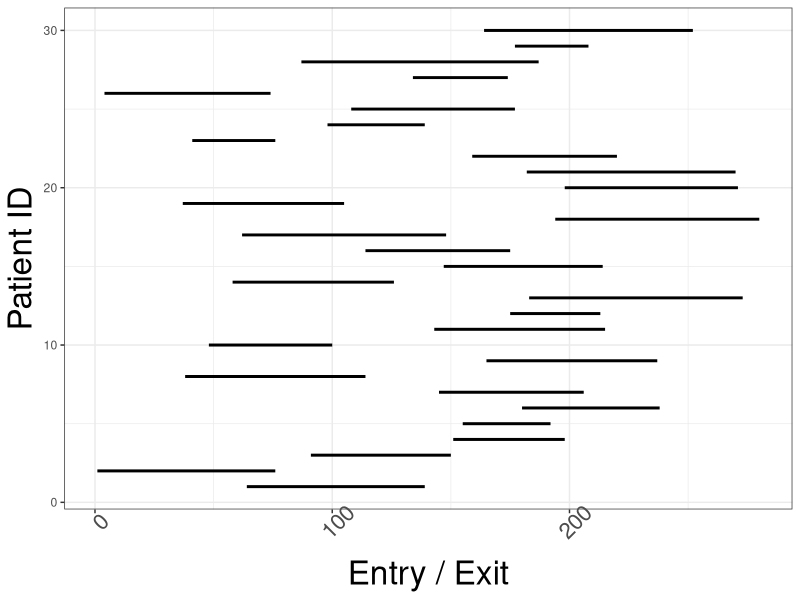
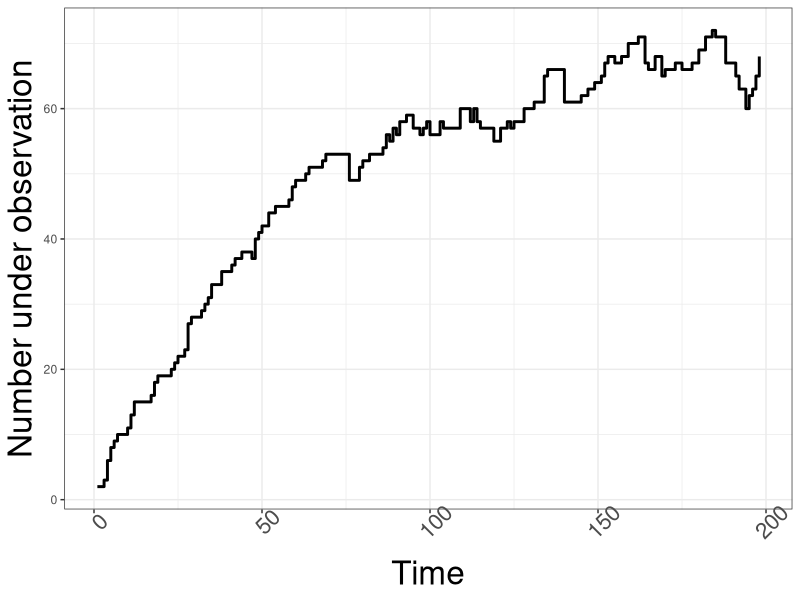

These charts were generated, in order, by the following R code:
## ---- chunk 1
library(tidyverse)
library(knitr)
library(ggplot2)

patient_fup_data <- 
  tibble(
    ID             = 1:200, 
    startFollowUp  = c(sample(1:200, 200, replace = TRUE)),
    endDeathCensor = startFollowUp + sample(30:100, 200, replace = TRUE)  
  )


head(patient_fup_data, n = 10) |> kable()

## ---- chunk 2
#| code-fold: true 
#| fig-cap: "Observation time intervals by patients"
#| fig-cap-location: margin
#| fig-width: 15
#| fig-height: 7

ggplot(patient_fup_data |> filter(ID <= 30)) +
  geom_linerange(
    aes(xmin = startFollowUp, xmax = endDeathCensor, y = ID)
    , linewidth = 1) +
  
  theme_bw() +
  xlab("Entry / Exit") +
  ylab("Patient ID") + 
  
  theme(
    axis.text.x = element_text(size = 16, angle = 45),
    strip.text = element_text(size = 18), 
    axis.title.x = element_text(size = 24),
    axis.title.y = element_text(size = 24),
    legend.position = 'right'
  )


## ---- chunk 3

survival_grid <- tibble(xtime = seq(0, 500, 60))

surv_grid_xpatients <- survival_grid |> cross_join(patient_fup_data)

survival_grid_counts <- 
surv_grid_xpatients |> 
  mutate(count = startFollowUp <= xtime & endDeathCensor >= xtime) |> 
  group_by(xtime) |> 
  summarise(count = sum(count))


head(survival_grid_counts) |> kable()
## ---- chunk 4

N_under_observation <- 
patient_fup_data |> 
  arrange(startFollowUp) |> 
  
  mutate(
    Nenroll = row_number(), 
    Nlost   = map_dbl(startFollowUp, \(.x) sum(endDeathCensor <= .x)), 
    N_obs   = Nenroll - Nlost 
  ) |> 
  
  group_by(startFollowUp) |> 
  slice(n()) 

## ---- chunk 5
#| code-fold: true 
#| fig-cap: "Population size over time"
#| fig-cap-location: margin
#| fig-width: 15
#| fig-height: 7
#| 
ggplot(N_under_observation, aes(x = startFollowUp, y = N_obs)) + 
  geom_step(size = 1) + 
  xlab("Time") + 
  ylab("Number under observation") + 
  theme_bw() + 
  theme(
    axis.text.x = element_text(size = 16, angle = 45),
    strip.text = element_text(size = 18), 
    axis.title.x = element_text(size = 24),
    axis.title.y = element_text(size = 24),
    legend.position = 'right'
  )
